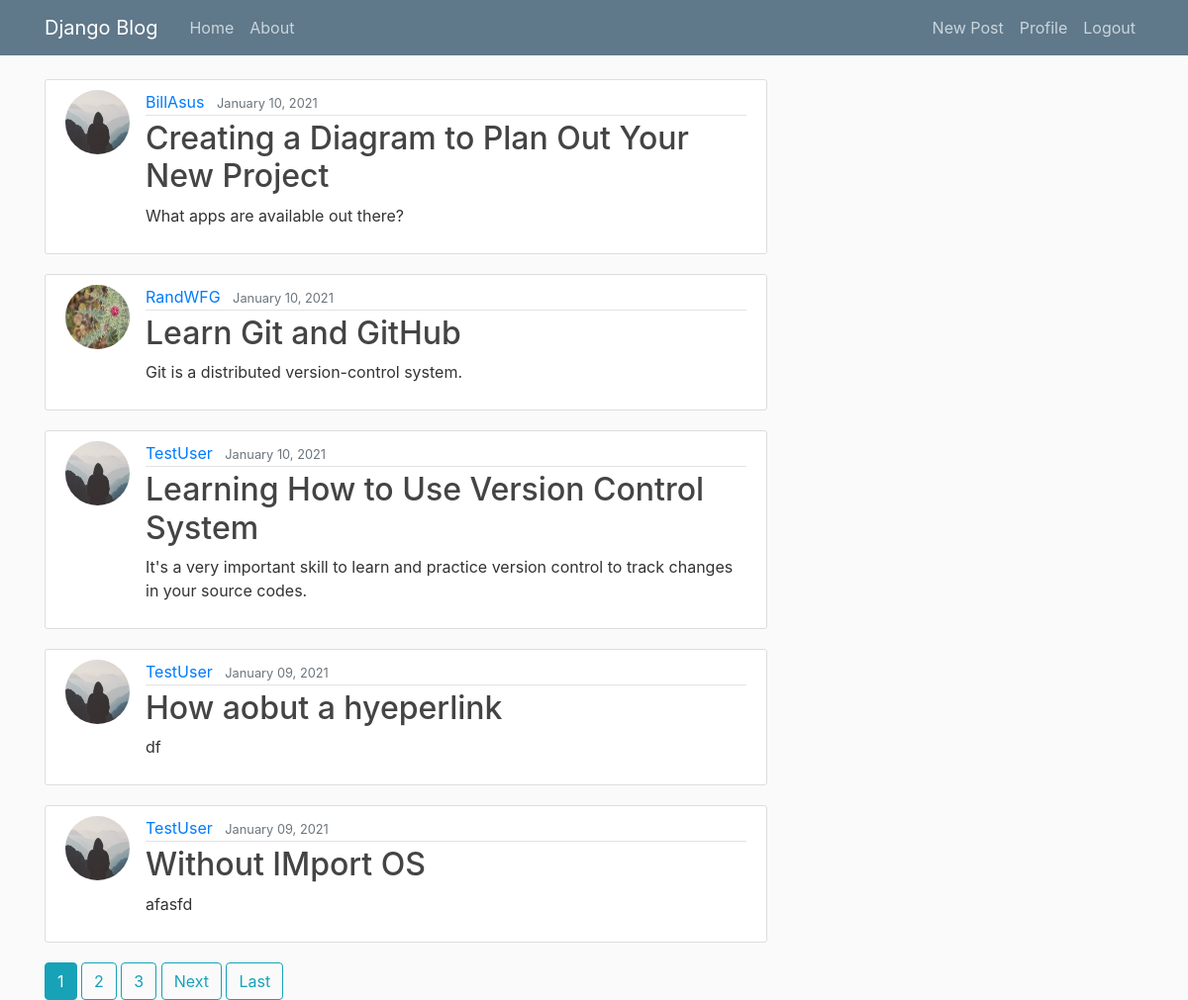
Screenshot of / (signed in) with the database file from the repository.
### blog/models.py (models this page shows, shortened)
class Post(models.Model):
    title = models.CharField(max_length=100)
    content = models.TextField()
    date_posted = models.DateTimeField(default=timezone.now)
    author = models.ForeignKey(User, on_delete=models.CASCADE)

### users/models.py (models this page shows, shortened)
class Profile(models.Model):
    user = models.OneToOneField(User, on_delete=models.CASCADE)
    image = models.ImageField(default='default.jpg', upload_to='profile_pics')

### blog/views.py (the view)
# urls.py: path('', PostListView.as_view(), name='blog-home'),
class PostListView(ListView):
    model = Post
    template_name = 'blog/home.html'    # <app>/<model>_<viewtype>.html
    context_object_name = 'posts'
    ordering = ['-date_posted']
    paginate_by = 5

### blog/templates/blog/home.html (shortened to what this page needs)
{% extends "blog/base.html" %}
{% block content %}
    {% for post in posts %}
        <article class="media content-section">
          <img class="rounded-circle article-img" src="{{ post.author.profile.image.url }}">
          <div class="media-body">
            <div class="article-metadata">
              <a class="mr-2" href="{% url 'user-posts' post.author.username %}">{{ post.author }}</a>
              <small class="text-muted">{{ post.date_posted|date:"F d, Y"  }}</small>
            </div>
            <h2><a class="article-title" href="{% url 'post-detail' post.id %}">{{ post.title }}</a></h2>
            <p class="article-content">{{ post.content }}</p>
          </div>
        </article>
    {% endfor %}
    {% if is_paginated %}
        {% for num in page_obj.paginator.page_range %}
            {% if page_obj.number == num %}
                <a class="btn btn-info mb=4" href="?page={{ num }}">{{ num }}</a>
            {% elif num > page_obj.number|add:'-3' and num < page_obj.number|add:'3' %}
                <a class="btn btn-outline-info mb=4" href="?page={{ num }}">{{ num }}</a>
            {% endif %}
        {% endfor %}
        {% if page_obj.has_next %}
            <a class="btn btn-outline-info mb=4" href="?page={{ page_obj.next_page_number }}">Next</a>
            <a class="btn btn-outline-info mb=4" href="?page={{ page_obj.paginator.num_pages }}">Last</a>
        {% endif %}
    {% endif %}
{% endblock content %}

### blog/static/blog/main.css (style rules this page uses)
body { background: #fafafa; color: #333333; margin-top: 5rem; }
h1, h2, h3, h4, h5, h6 { color: #444444; }
.content-section { background: #ffffff; padding: 10px 20px; border: 1px solid #dddddd; border-radius: 3px; margin-bottom: 20px; }
.article-title { color: #444444; }
.article-content { white-space: pre-line; }
.article-img { height: 65px; width: 65px; margin-right: 16px; }
.article-metadata { padding-bottom: 1px; margin-bottom: 4px; border-bottom: 1px solid #e3e3e3 }

### rows the page displays
Post: author.profile.image (placeholder picture), author "BillAsus", date_posted "January 10, 2021", title "Creating a Diagram to Plan Out Your New Project", content "What apps are available out there?"
Post: author.profile.image (picture), author "RandWFG", date_posted "January 10, 2021", title "Learn Git and GitHub", content "Git is a distributed version-control system."
Post: author.profile.image (placeholder picture), author "TestUser", date_posted "January 10, 2021", title "Learning How to Use Version Control System", content "It's a very important skill to learn and practice version control to track changes in your source codes."
Post: author.profile.image (placeholder picture), author "TestUser", date_posted "January 09, 2021", title "How aobut a hyeperlink", content "df"
Post: author.profile.image (placeholder picture), author "TestUser", date_posted "January 09, 2021", title "Without IMport OS", content "afasfd"

### other values shown
{{ num }} "1"
{{ num }} "2" "3"
